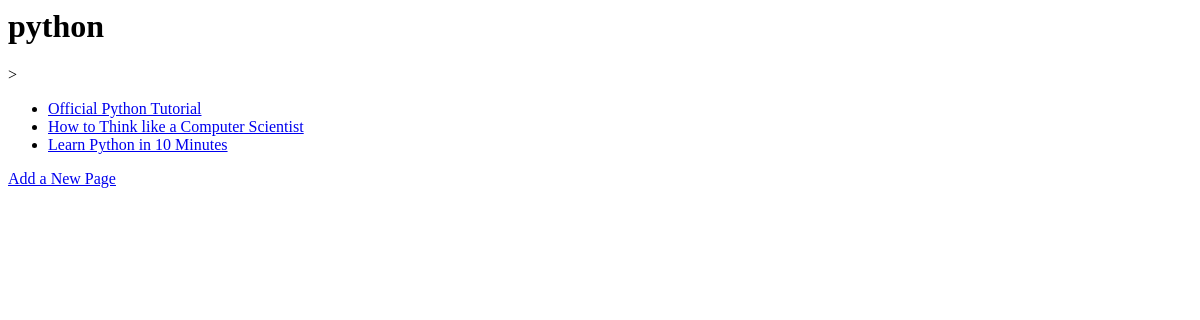
/rango/category/python/, run on an earlier commit of the app's database.
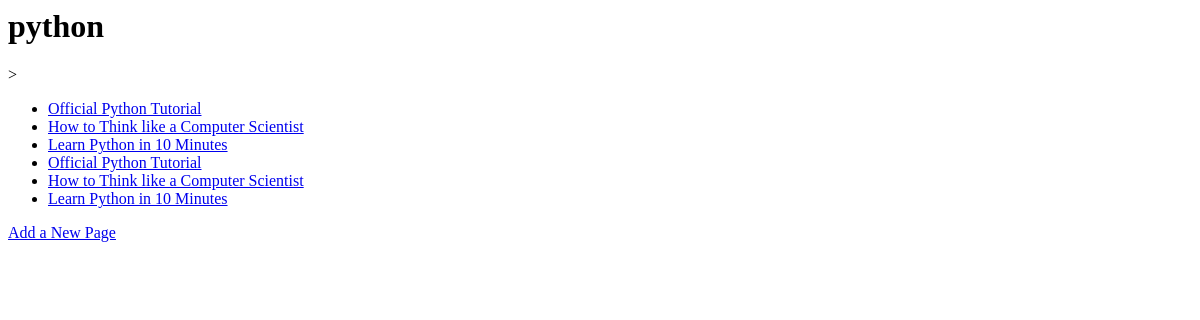
And on a later commit of the database.
### rango/models.py (models this page shows, shortened)
class Page(models.Model):
    category = models.ForeignKey(Category)
    title = models.CharField(max_length=128)
    url = models.URLField()
    views = models.IntegerField(default=0)

### rango/views.py (the view)
# urls.py: url(r'^category/(?P<category_name_url>\w+)/add_page/$', views.add_page, name="add_page"),
def category(request, category_name_url):
    context = RequestContext(request)
    category_name = decode_url(category_name_url)
    context_dict = {'category_name': category_name}
    try:
        category = Category.objects.get(name=category_name)
        pages = Page.objects.filter(category=category)
        context_dict['category_name_url'] = category.name
        context_dict['pages'] = pages
        context_dict['category'] = category
    except Category.DoesNotExist:
        pass
    return render_to_response('rango/category.html', context_dict, context)

### rango/views.py (called while the page is built)
def decode_url(category_name_url):
    category_name = category_name_url.replace('_', ' ')
    return category_name

### templates/rango/category.html (shortened to what this page needs)
<html>
    <head>
    </head>
    <body>
	<h1>{{category_name}}</h1>>
	{% if category%}
	    {% if pages%}
	    <ul>
		    {% for page in pages %}
		    <li><a href = "{{page.url}}"> {{page.title}} </a></li>
		    {% endfor%}
	    </ul>
	    {% else %}
		    <strong> No pages currently in category </strong>
	    {% endif %}
	{% else %}
	    The specified category {{category_name}} doesnot exist!
	{% endif %}
	{%if category %}
        <a href=" /rango/category/{{category_name_url}}/add_page/"> Add a New Page</a>
	{% endif%}
    </body>
</html>

What changed in the data, as far as the page shows it:
added Page: title "Official Python Tutorial"
added Page: title "How to Think like a Computer Scientist"
added Page: title "Learn Python in 10 Minutes"
